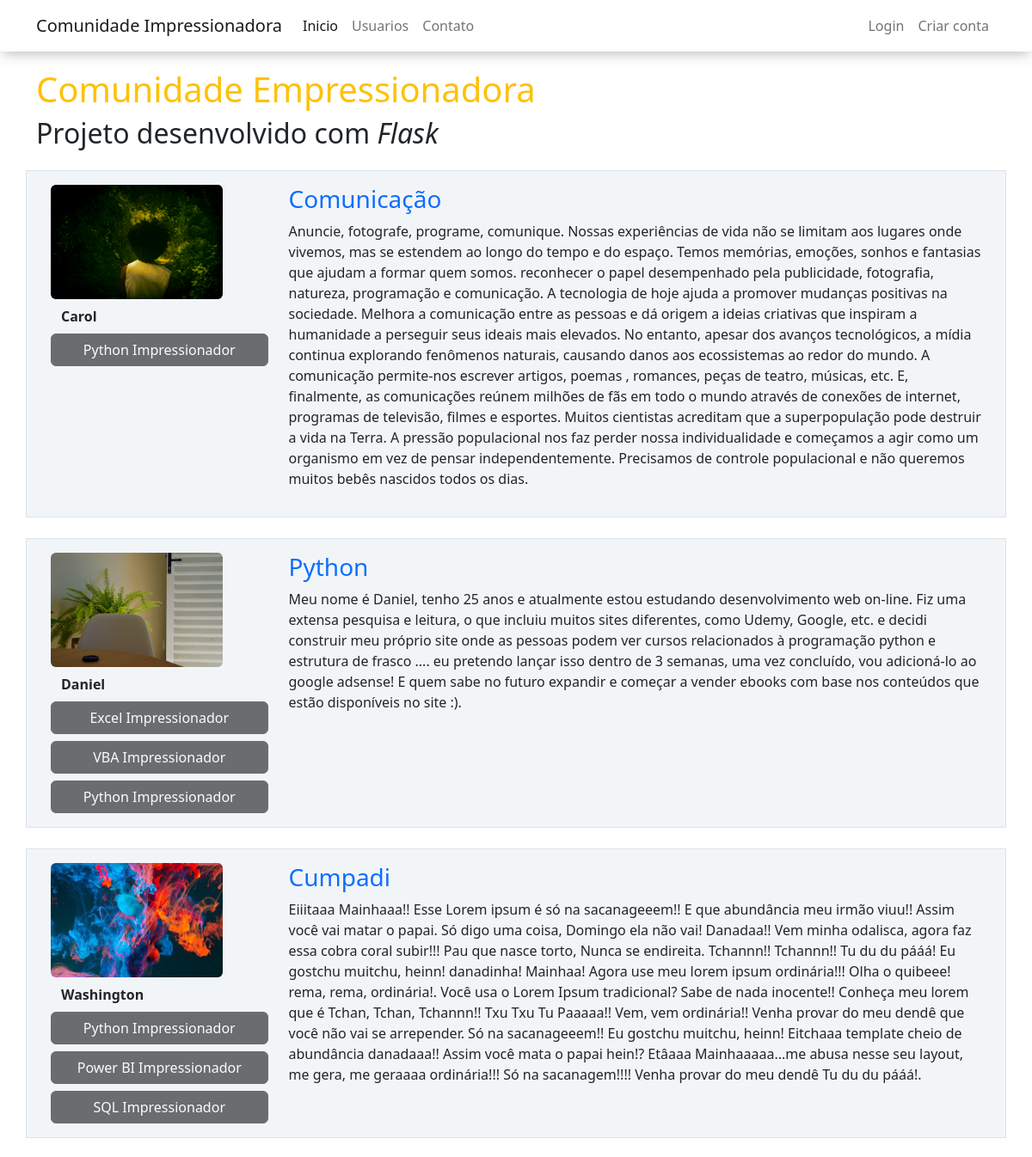
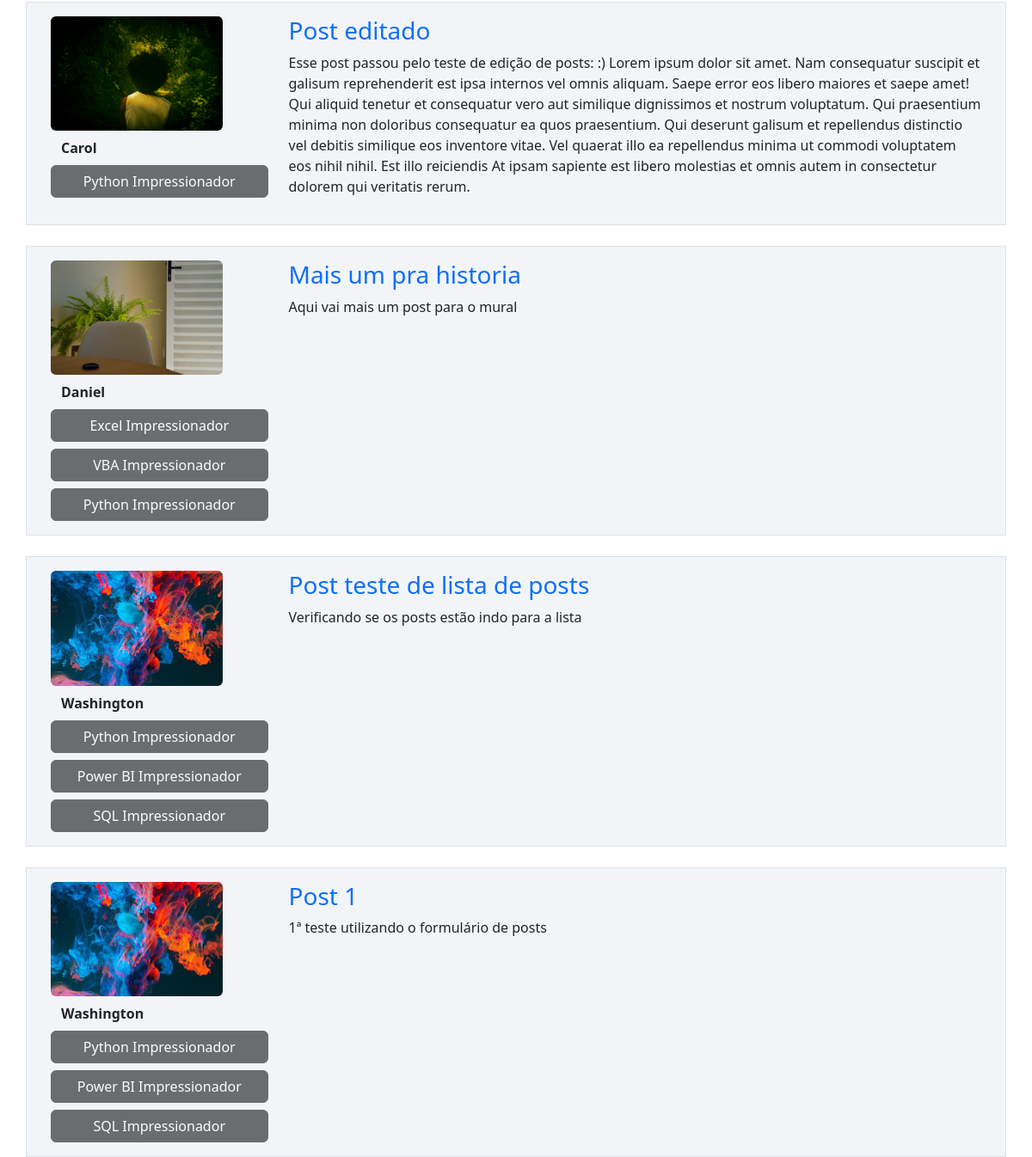
The page / on the database its author committed (2 pictures, top to bottom).
### comunidadeimpressionadora/models.py (models this page shows, shortened)
class Post(database.Model):
    id = database.Column(database.Integer, primary_key=True)
    titulo = database.Column(database.String, nullable=False)
    corpo = database.Column(database.Text, nullable=False)
    data_criacao = database.Column(database.DateTime, nullable=False, default=datetime.utcnow)
    id_usuario = database.Column(database.Integer, database.ForeignKey('usuario.id'), nullable=False)

class Usuario(database.Model, UserMixin):
    id = database.Column(database.Integer, primary_key=True)
    username = database.Column(database.String, nullable=False)
    email = database.Column(database.String, nullable=False, unique=True)
    senha = database.Column(database.String, nullable=False)
    foto_perfil = database.Column(database.String, default='default.jpg')
    post = database.relationship('Post', backref='autor', lazy=True)
    cursos = database.Column(database.String, nullable=False, default='Não Informado')

### comunidadeimpressionadora/routes.py (the view)
@app.route("/")
def home():
    posts = Post.query.order_by(Post.id.desc())
    return render_template('home.html', posts=posts )

### comunidadeimpressionadora/templates/home.html
{% extends 'base.html' %}
{% block body %}
<div class="container">
       <h1 class="text-warning">Comunidade Empressionadora</h1>
       <h2>Projeto desenvolvido com <em>Flask</em> </h2>
       {% for post in posts %}
       <div class="row border mt-4 p-3 meupost">
              <div class="col col-3 ">
                     <div class="image ">
                        <img src=" {{ url_for('static', filename='fotos_perfil/{}'.format(post.autor.foto_perfil)) }} " class="rounded mb-2" width="200">
                         </div>
                         <strong class="container">{{ post.autor.username  }}</strong>
                         <div class="row justify-content-center m-0 ">
                                {% if 'Não Informado' in post.autor.cursos or post.autor.cursos == '' %}
                                <button type="button" class="btn btn-light mt-2" disabled>Não Matriculado</button>
                                {% else %}
                                    {% for curso in post.autor.cursos.split(';') %}
                                        <button type="button" class="btn btn-dark mt-2" disabled>{{ curso }}</button>
                                    {% endfor %}
                                {% endif %}
                    </div>
              </div>
              <div class="col col-9">
                    <a style="text-decoration: none" href=" {{ url_for('exibir_post', post_id=post.id) }} "><h3>{{ post.titulo }}</h3></a>
                     <p>{{ post.corpo }}</p>
              </div>
       </div>
       {% endfor %}
</div>
{% endblock %}

### comunidadeimpressionadora/templates/base.html (shortened to what this page needs)
<!DOCTYPE html>
<html lang="pt-br">
<head>
    <link href="https://cdn.jsdelivr.net/npm/bootstrap@5.2.0-beta1/dist/css/bootstrap.min.css" rel="stylesheet">
    <link rel="stylesheet" type="text/css" href="{{ url_for('static', filename='main.css') }} ">
</head>
<body style="font-weight: 400">
    {% include 'navbar.html' %}
    {% block body %}
    {% endblock %}
</body>
</html>

### comunidadeimpressionadora/templates/navbar.html (shortened to what this page needs)
<nav class="navbar navbar-expand-lg bg-light">
  <div class="container-fluid container">
    <a class="navbar-brand" href="{{ url_for('home') }}">Comunidade Impressionadora</a>
    <div class="collapse navbar-collapse" id="navbarSupportedContent">
      <ul class="navbar-nav me-auto mb-2 mb-lg-0">
        <li class="nav-item">
          <a class="nav-link active" aria-current="page" href="{{ url_for('home') }}">Inicio</a>
        </li>
        <li class="nav-item">
            <a class="nav-link" href="{{ url_for('usuarios') }}">Usuarios</a>
        </li>
         <li class="nav-item">
            <a class="nav-link" href="{{ url_for('contato') }}">Contato</a>
        </li>
      </ul>
      <ul class="d-flex navbar-nav  ">
          {% if current_user.is_authenticated  %}
                <li class="nav-item">
                    <a class="nav-link" href="{{ url_for('criar_post') }}">Criar Post</a>
                </li>
                <li class="nav-item">
                    <a class="nav-link" href="{{ url_for('perfil') }}">Perfil</a>
                </li>
                <li class="nav-item">
                    <a class="nav-link" href="{{ url_for('sair') }}">Sair</a>
                </li>
          {% else %}
                <li class="nav-item">
                    <a class="nav-link" href="{{ url_for('login') }}">Login</a>
                </li>
                 <li class="nav-item">
                    <a class="nav-link" href="{{ url_for('login') }}">Criar conta</a>
                </li>
          {% endif %}
      </ul>
    </div>
  </div>
</nav>

### comunidadeimpressionadora/static/main.css (style rules this page uses)
.meupost { color: $yellow-300; background: #f2f5f8 ; }
.navbar { border: 0; border-radius: 3px; padding: .625rem 0; margin-bottom: 20px; color: #555; background-color: #fff!important; box-shadow: 0 4px 18px 0 rgba(0,0,0,.12), 0 7px 10px -5px rgba(0,0,0,.15) !important; z-index: 1000 !important; transition: all 150ms ease 0s; }

### rows shown on the page
Post: foto_perfil (picture), autor.username "Carol", titulo "Comunicação", corpo "Anuncie, fotografe, programe, comunique. Nossas experiências de vida não se limitam aos lugares onde vivemos, mas se estendem ao longo do tempo e do espaço. Temos memórias, emoções, sonhos e fantasias que ajudam a formar quem somos. reconhecer o papel desempenhado pela publicidade, fotografia, natureza, programação e comunicação. A tecnologia de hoje ajuda a promover mudanças positivas na sociedade. Melhora a comunicação entre as pessoas e dá origem a ideias criativas que inspiram a humanidade a perseguir seus ideais mais elevados. No entanto, apesar dos avanços tecnológicos, a mídia continua explorando fenômenos naturais, causando danos aos ecossistemas ao redor do mundo. A comunicação…"
Usuario: cursos "Python Impressionador"
Post: foto_perfil (picture), autor.username "Daniel", curso "Excel Impressionador" "VBA Impressionador" "Python Impressionador", titulo "Python", corpo "Meu nome é Daniel, tenho 25 anos e atualmente estou estudando desenvolvimento web on-line. Fiz uma extensa pesquisa e leitura, o que incluiu muitos sites diferentes, como Udemy, Google, etc. e decidi construir meu próprio site onde as pessoas podem ver cursos relacionados à programação python e estrutura de frasco .... eu pretendo lançar isso dentro de 3 semanas, uma vez concluído, vou adicioná-lo ao google adsense! E quem sabe no futuro expandir e começar a vender ebooks com base nos conteúdos que estão disponíveis no site :)."
Post: foto_perfil (picture), autor.username "Washington", curso "Python Impressionador" "Power BI Impressionador" "SQL Impressionador", titulo "Cumpadi", corpo "Eiiitaaa Mainhaaa!! Esse Lorem ipsum é só na sacanageeem!! E que abundância meu irmão viuu!! Assim você vai matar o papai. Só digo uma coisa, Domingo ela não vai! Danadaa!! Vem minha odalisca, agora faz essa cobra coral subir!!! Pau que nasce torto, Nunca se endireita. Tchannn!! Tchannn!! Tu du du pááá! Eu gostchu muitchu, heinn! danadinha! Mainhaa! Agora use meu lorem ipsum ordinária!!! Olha o quibeee! rema, rema, ordinária!. Você usa o Lorem Ipsum tradicional? Sabe de nada inocente!! Conheça meu lorem que é Tchan, Tchan, Tchannn!! Txu Txu Tu Paaaaa!! Vem, vem ordinária!! Venha provar do meu dendê que você não vai se arrepender. Só na sacanageeem!! Eu gostchu muitchu, heinn! Eitchaaa…"
Post: foto_perfil (picture), autor.username "Carol", titulo "Post editado", corpo "Esse post passou pelo teste de edição de posts: :) Lorem ipsum dolor sit amet. Nam consequatur suscipit et galisum reprehenderit est ipsa internos vel omnis aliquam. Saepe error eos libero maiores et saepe amet! Qui aliquid tenetur et consequatur vero aut similique dignissimos et nostrum voluptatum. Qui praesentium minima non doloribus consequatur ea quos praesentium. Qui deserunt galisum et repellendus distinctio vel debitis similique eos inventore vitae. Vel quaerat illo ea repellendus minima ut commodi voluptatem eos nihil nihil. Est illo reiciendis At ipsam sapiente est libero molestias et omnis autem in consectetur dolorem qui veritatis rerum."
Post: foto_perfil (picture), autor.username "Daniel", curso "Excel Impressionador" "VBA Impressionador" "Python Impressionador", titulo "Mais um pra historia", corpo "Aqui vai mais um post para o mural"
Post: foto_perfil (picture), autor.username "Washington", curso "Python Impressionador" "Power BI Impressionador" "SQL Impressionador", titulo "Post teste de lista de posts", corpo "Verificando se os posts estão indo para a lista"
Post: foto_perfil (picture), autor.username "Washington", curso "Python Impressionador" "Power BI Impressionador" "SQL Impressionador", titulo "Post 1", corpo "1ª teste utilizando o formulário de posts"
